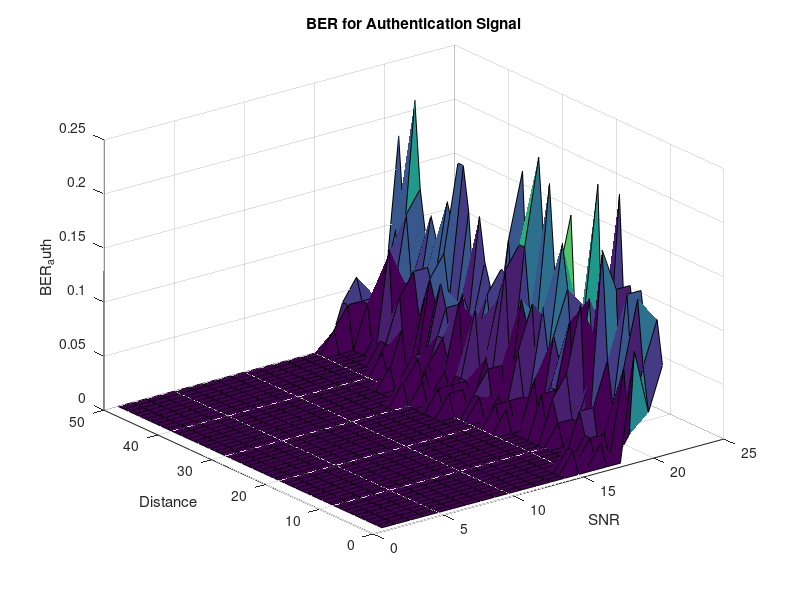

Reproduce this figure in MATLAB.
clear all;
clc;

n_rounds = 50; % Number of simulation rounds
% Over class of Bluetooth, we have the following:
% Class 1 = 20 dB in power and expected distance of 100 m.
% Here, we establish an avg range in which to send 10 dB of 50 m.,
% according to Bluetooth class 1

% Definition of SNR
SNR_min = 10; % Minimum SNR in dB
SNR_max = 30; % Maximum SNR in dB
SNR_step = -1; % SNR step size
SNR = SNR_max:SNR_step:SNR_min;
power = 10.^(SNR/10);

% Define signal parameters
signal_length = 100; % Length of the signals
% Determine min and max power (over range of Bluetooth and its bounds)
% Ideally, between avg value (-20; 20) is for all Bluetooth
power_X = -10; % Power for bit 0
power_Y = 10; % Power for bit 1

std_th_minus = power_X;
std_th_plus = power_Y;

% Fixed threshold for authentication signal: assuming this is lower than
% the original signal, since auth + data gives received signal
std_th_auth_plus = +5;
std_th_auth_minus = -5;

% Initialize signals
data_signal = zeros(1, signal_length);
authentication_signal = zeros(1, signal_length);

% Generate data signal
binary_data = randi([0, 1], 1, signal_length); % Binary form
% "Real" form - Assigning to each bit its value of relativ power 
for i = 1:signal_length
    if binary_data(i) == 1
        data_signal(i) = power_Y;
    else
        data_signal(i) = power_X;
    end
end

% Generate authentication signal
binary_auth = randi([0, 1], 1, signal_length);
for i = 1:signal_length
    if binary_auth(i) == 1
        authentication_signal(i) = std_th_auth_plus;
    else
        authentication_signal(i) = std_th_auth_minus;
    end
end

% Plot of auth and data signals (utility)
% figure;
% subplot(2, 1, 1);
% plot(data_signal);
% title('Data Signal');
% xlabel('Time'); % assuming we send a bit each second
% ylabel('Power');
% 
% subplot(2, 1, 2);
% plot(authentication_signal);
% title('Authentication Signal');
% xlabel('Time');
% ylabel('Power');

% Definition of simulation parameters
% Distance = max. 50 m. with step 1 (from 1 to 50)
% FA rate = increasing rate
% MD rate = increasing rate

% When FA increases, MD decreases
% Conversely, when FA decreases, MD increases
% FA is important but slightly less than MD
% The second one allows to find how many errors we do
% because false positives are slightly different problems

% Conventionally and looking at other sims, we find value to
% be beneath the decimal threshold

% Define simulation parameters
max_distance = 50; % Maximum distance in meters

% Initialize arrays to store target FA and MD rates
target_FA_rates = zeros(1, max_distance);
target_MD_rates = zeros(1, max_distance);

% Generate target FA and MD rates for each distance
for distance = 1:max_distance
    % Define ranges for FA rates
    min_FA_rate = 0.01; % Minimum FA rate
    max_FA_rate = 0.3; % Maximum FA rate
    
    % Define ranges for MD rates
    min_MD_rate = 0.1; % Minimum MD rate
    max_MD_rate = 0.5; % Maximum MD rate
    
    % Generate target MD and FA rates with increasing rate for each distance
    distance_increment = (max_MD_rate - min_MD_rate) / 50;
    target_MD_rates(distance) = min_MD_rate + (distance - 1) * distance_increment;
    target_FA_rates(distance) = min_FA_rate + (distance - 1) * distance_increment;
end

% Initialize signal S
S = zeros(1, signal_length);

% Combine signals bit by bit
for i = 1:signal_length
    % Combine bits from data_signal and authentication_signal
    S(i) = data_signal(i) + authentication_signal(i);
end

% 10 (data bit 1) + (-5) (auth bit 0) = 5 (discordant bits)
% -10 (data bit 0) + (-5) (auth bit 0) = -15 (concordant bits)
% -10 (data bit 0) + (5) (auth bit 1) = 5 (discordant bits)

% Plot the combined signal (this is the sent signal) - utility once again
% figure;
% plot(S);
% title('Combined Signal (S)');
% xlabel('Time');
% ylabel('Power');

% Assuming center is 0 (given the signal is -10 and 10)
center = 0;

received_data=[];
received_auth=[];

wrong_auth_bits = 0;
wrong_data_bits = 0;

n_allowed_bits_auth = 3;

BER_data_vec = zeros(max_distance, length(SNR));
BER_auth_vec = zeros(max_distance, length(SNR));

% Loop through each distance
for j = 1:max_distance
    % Loop through each SNR level
    for k = 1:length(SNR)
        % Initialize arrays to store received data and authentication bits
        received_data = zeros(1, signal_length);
        received_auth = zeros(1, signal_length);
        
        % Generate the received signal by adding AWGN
        received_signal = awgn(S, SNR(k));

        wrong_data_bits = 0;
        wrong_auth_bits = 0;

        %% VARIABLE THRESHOLDS DEFINITION
            
        % First, there is the variable thresholds settings
        
        % Assuming received_signal is already defined as a vector of values
        HH = max(received_signal);    % high high
        LL = min(received_signal);    % low low
        MH = HH/2;  % medium high
        ML = LL/2;  % medium low
        
        % Definition of nearest ML/LM variables
        % made to actually refine the finding of the 4 power values for
        % dynamic thresholding decoding
        nearest_MH = 0;
        nearest_ML = 0;
        
        for i = 1:length(received_signal)
            if received_signal(i) > center % assuming is 0 (in out case)
                if nearest_MH == 0
                    nearest_MH = received_signal(i);  % first value
                elseif abs(received_signal(i) - MH) < abs(nearest_MH - MH)
                    % MH is the theoretical midhigh point, then refined
                    % with the actual value when it is found between
                    % the actual high interval and the highest value
                    nearest_MH = received_signal(i);
                end
            else
                if nearest_ML == 0
                    nearest_ML = received_signal(i);  % first value
                elseif abs(received_signal(i) - ML) < abs(nearest_ML - ML)
                    nearest_ML = received_signal(i);
                    % ML is the theoretical midlow point, then refined
                    % with the actual value when it is found between
                    % the actual low interval and the lowest value
                end
            end
        end
            
        % Second, there is the actual decoding (names matching the drawing
        % in page 2 of 4 of Alessandro's notes of 24-04)
        
        T1 = HH;
        T2 = nearest_MH;
        T3 = nearest_ML;
        T4 = LL;
       
        %% FIXED THRESHOLDS DECODING
        
        % Loop through each bit in the received signal
        for i = 1:signal_length
            % Decode the received signal with fixed thresholds  
            % First, we decode the data and see the wrong bits for BER
            if received_signal(i) >= center 
                received_data(i) = 1;
                % Epsilon allows to retrieve error percentage - this value
                % is strictly dependent on the min/max value of auth
                % signal, given it's the smaller signal
                if round(received_signal(i)) == std_th_auth_plus
                    received_auth(i) = 0;                
                else
                    received_auth(i) = 1;                
                end
            elseif received_signal(i) < center
                received_data(i) = 0;
                if round(received_signal(i)) == std_th_auth_minus
                    received_auth(i) = 1;                
                else
                    received_auth(i) = 0;                
                end
            end
        end

        % Checking the wrong bits in both signals (Hamming distance)
        for i = 1:signal_length
            if received_data(i) ~= binary_data(i) 
                wrong_data_bits = wrong_data_bits + 1;
            end
            if received_auth(i) ~= binary_auth(i) 
                wrong_auth_bits = wrong_auth_bits + 1;
            end
        end

        % Calculate BER for the current iteration
        BER_data = wrong_data_bits / signal_length;
        BER_auth = wrong_auth_bits / signal_length;

        disp(wrong_auth_bits)
        disp("END OF FIXED DECODING")
        
        % if wrong_auth_bits > n_allowed_bits_auth
            %% VARIABLE THRESHOLDS DECODING

            % Loop through each bit in the received signal
            for i = 1:signal_length
                % Decode the received signal with fixed thresholds  
                % First, we decode the data and see the wrong bits for BER
                if received_signal(i) >= center 
                    received_data(i) = 1;
                elseif received_signal(i) < center
                    received_data(i) = 0;
                end

                %% TO DO - Dynamic thresholding to admit number of 
                %% wrong bits less than fixed thresholding
                %% when the number of wrong bits for the auth exceeds the n. of wrong bits allowed

                %
                % % First the 0 encoding
                % if received_data(i) == 1 && received_signal(i) < T2
                %     received_auth(i) = 0;
                % end
                % if received_data(i) == 0 && received_signal(i) > T4
                %     received_auth(i) = 0;
                % end
                % % Then, the 1 encoding
                % if received_data(i) == 1 && received_signal(i) < T1
                %     received_auth(i) = 1;
                % end
                % if received_data(i) == 0 && received_signal(i) > T3
                %     received_auth(i) = 1;
                % end
                
            end

            % Checking the wrong bits in both signals (Hamming distance)
            for i = 1:signal_length
                if received_data(i) ~= binary_data(i) 
                    wrong_data_bits = wrong_data_bits + 1;
                end
                if received_auth(i) ~= binary_auth(i) 
                    wrong_auth_bits = wrong_auth_bits + 1;
                end
            end

            % Calculate BER for the current iteration considering 
            % the new variable thresholds decoding
            BER_data = wrong_data_bits / signal_length;
            BER_auth = wrong_auth_bits / signal_length;

            % Store BER values in the vectors
            BER_data_vec(j, k) = BER_data;
            BER_auth_vec(j, k) = BER_auth;

            disp(wrong_auth_bits)
            disp("END OF VARIABLE DECODING")
            disp("-----------------------------")
        %end
    end
end

%% TO DO - False alarm and missed detection
%% TO DO - Represent FA-MD as matrix form (distance x SNR)

% False alarm - authenticate signals
for j = 1:max_distance
    for k = 1:length(SNR)
        for f = 0.01:target_FA_rates
            
        end
    end
end

% Miss detection - non-authenticate signals
for j = 1:max_distance
    for k = 1:length(SNR)
        for f = 0.1:target_MD_rates
            
        end
    end
end

% Plot BER_data
% figure;
% surf(BER_data_vec);
% xlabel('SNR');
% ylabel('Distance');
% zlabel('BER_data');
% title('BER for Data Signal');

% Plot BER_auth
figure;
surf(BER_auth_vec);
xlabel('SNR');
ylabel('Distance');
zlabel('BER_auth');
title('BER for Authentication Signal');
